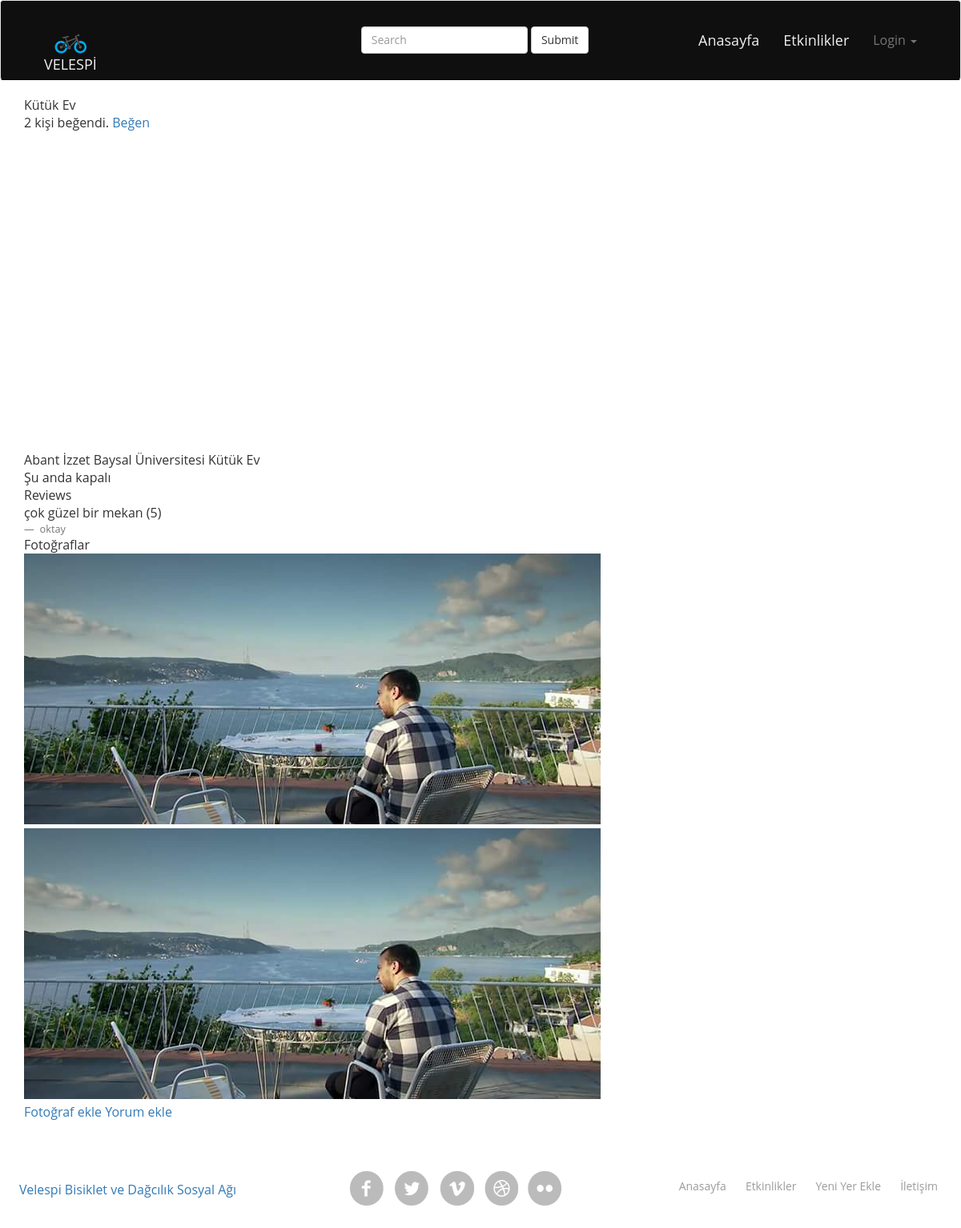
The page /places/1 on the database its author committed.
### places/models.py (models this page shows, shortened)
class Place(models.Model):
    user= models.ForeignKey(settings.AUTH_USER_MODEL,
                            related_name="added_places")# kullanıının eklediği mekanları getiriyor
    name=models.CharField(max_length=255)
    is_active= models.BooleanField(default=False)
    coordinates= models.CharField(max_length=255,null=True,blank=False) # null True veritabanına null yazılabilir
    category= models.ForeignKey(Category,blank=True,null=True) # blank True web sayfasında veri girerken boş bırakma
    has_wifi= models.BooleanField(default=False)
    telephone=models.CharField(max_length=255,blank=True,null=True)
    description = models.TextField(blank=True,null=True)
    likes = models.ManyToManyField(settings.AUTH_USER_MODEL,
                                   blank=True,
                                   related_name = 'liked_places') # kullanıının begendigi mekanları getiriyor
    objects=PlaceManager()
    all_objects=models.Manager()
    @models.permalink
    def get_absolute_url(self):   # değişiklik yaptıgımızda hata almamak için
        return ("place_detail",(self.id,))
    def review_count(self):
        return self.review_set.count()

class Review(models.Model):
    user= models.ForeignKey(settings.AUTH_USER_MODEL)
    place = models.ForeignKey(Place)
    comment = models.TextField(blank=True,null=True)
    vote = models.IntegerField(
        default=3,
        choices=(
            (1,"berbat"),
            (2,"kötü"),
            (3,"meh"),
            (4,"uh"),
            (5,"yıkılıyor")
        )
    )

class Media(models.Model):
    place = models.ForeignKey(Place)
    image = models.ImageField(upload_to="places")
    class Meta:
        verbose_name_plural = "Media"
    def __str__(self):
        return smart_text(self.image.url)

### places/views.py (the view)
# urls.py: url(r'^places/(?P<id>\d+)$', detail, name='place_detail'),
def detail(request,id):
    return render(
        request,
        "place.html",
        {
            "place": get_object_or_404(Place,id=id),
        }
    )

### places/models.py (called while the page is built)
    def get_queryset(self):
        gets=super(PlaceManager,self).get_queryset()
        return gets.filter(user__is_active=True)

### templates/place.html (shortened to what this page needs)
{% extends "base.html" %}
{% block content %}
    <h3>{{ place.name }}</h3>
    <p>
        <span id="like-count">{{ place.likes.count }}</span> kişi beğendi.
        {% if user in place.likes.all %}
        <a id="like" href="{% url "like_place" place.id %}">Beğenmekten vazgeç</a>
        {% else %}
        <a id="like" href="{% url "like_place" place.id %}">Beğen</a>
        {% endif %}
    </p>
    <div id="map"></div>
    <p>
        {{ place.description|linebreaksbr }}
    </p>
    {% if place.review_count > 0 %}
        <h3>Reviews</h3>
        {% for review in place.review_set.all %}
        <blockquote>
            {{ review.comment }}
            ({{ review.vote }})
            <small>
                {{ review.user.username }}
            </small>
        </blockquote>
        {% endfor %}
    {% endif %}
    <h3>Fotoğraflar</h3>
    {% for media in place.media_set.all %}
        <img src="{{ media }}">
    {% empty %}
        <p>
            Bu yerin hiç fotoğrafı yok.
        </p>
    {% endfor %}
    <p>
        <a href="{% url "new_media" place.id %}">Fotoğraf ekle</a>
        <a href="{% url "new_review" place.id %}">Yorum ekle</a>
    </p>
{% endblock %}

### static/css/style.css (style rules this page uses)
html,body,div,span,applet,object,iframe,h1,h2,h3,h4,h5,h6,p,blockquote,pre,a,abbr,acronym,address,big,cite,code,del,dfn,em,img,ins,kbd,q,s,samp,small,strike,strong,sub,sup,tt,var,b,u,i,dl,dt,dd,ol,nav ul,nav li,fieldset,form,label,legend,table,caption,tbody,tfoot,thead,tr,th,td,article,aside,canvas,details,embed,figure,figcaption,footer,header,hgroup,menu,nav,output,ruby,section,summary,time,mark,audio,video { margin:0;padding:0;border:0;font-size:100%;font:inherit;vertical-align:baseline; }
blockquote,q { quotes:none; }
blockquote:before,blockquote:after,q:before,q:after { content:'';content:none; }
a { text-decoration:none; }
img { max-width:100%; }
body { font-family: 'Open Sans', sans-serif; background:#ffffff; font-size: 100%; }

### rows shown on the page
Place: name "Kütük Ev", likes.count "2", description "Abant İzzet Baysal Üniversitesi Kütük Ev Şu anda kapalı"
Review: comment "çok güzel bir mekan", vote "5", user.username "oktay"
Media: image (picture)
Media: image (picture)
